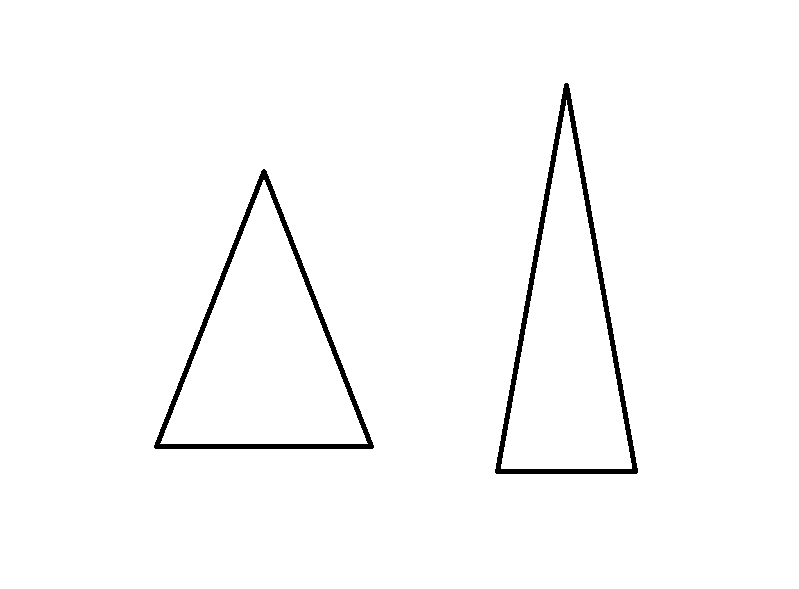
#> input picture random-stuff/image1.png, 799 x 589 px
$ python triangledetect.py
#> lines starting #> are read from the running program, lines starting #| are printed output that depends on the picture; after the words box and inside, x2 and y2 are one past the last pixel; in counts of white or black regions, pixels touching at a corner belong together
import cv2
import numpy as np
import math
from matplotlib import pyplot as plt

# reading image
img = cv2.imread('image1.png')
#> img is the input picture: shape (589, 799, 3); min 0, max 255, mean 250.3


# converting image into grayscale image
gray = cv2.cvtColor(img, cv2.COLOR_BGR2GRAY)

# setting threshold of gray image
_, threshold = cv2.threshold(gray, 127, 255, cv2.THRESH_BINARY)
#> threshold: shape (589, 799); 98.2% white; 2 black regions

# using a findContours() function
contours, _ = cv2.findContours(
    threshold, cv2.RETR_TREE, cv2.CHAIN_APPROX_SIMPLE)
#> contours = 5 contours; box (x1, y1, x2, y2) and area: (0, 0, 799, 589) 469224, (153, 168, 375, 450) 31985, (494, 82, 639, 475) 29429, (160, 180, 368, 444) 27202, (501, 100, 632, 469) 23930

i = 0

# list for storing names of shapes
for contour in contours:


    # here we are ignoring first counter because
    # findcontour function detects whole image as shape
    if i == 0:
        i = 1
        continue

    # cv2.approxPloyDP() function to approximate the shape
    approx = cv2.approxPolyDP(
        contour, 0.01 * cv2.arcLength(contour, True), True)

    # using drawContours() function
    cv2.drawContours(img, [contour], 0, (0, 0, 255), 5)

    maxIndex = 0
    max = 0
    print(approx)
    for index in range(len(approx)):
        line1 = math.hypot(approx[index][0][0] - approx[index-1][0][0], approx[index][0][1] - approx[index-1][0][1])
        line2 = math.hypot(approx[index][0][0] - approx[index-2][0][0], approx[index][0][1] - approx[index-2][0][1])
        if line1 + line2 > max:
            max = line1 + line2
            maxIndex = index
    print(approx[maxIndex])
    # finding center point of shape
    M = cv2.moments(contour)
    if M['m00'] != 0.0:
        x = int(M['m10']/M['m00'])
        y = int(M['m01']/M['m00'])
        cv2.circle(img, (x, y), 5, (0, 255, 0), -1)
#> this loop made 5 passes
#> (approx, x, y) on passes 2 to 5: ([[263, 168], [372, 449], [153, 447]], 263, 353), ([[263, 180], [160, 443], [367, 443]], 263, 355), ([[565, 82], [636, 474], [494, 472]], 566, 338), ([[566, 100], [501, 468], [631, 468]], 566, 346)
#> (contour, i) on pass 1: ([[0, 0], [0, 588], [798, 588], [798, 0]], 1)
#> (printed output is left out)
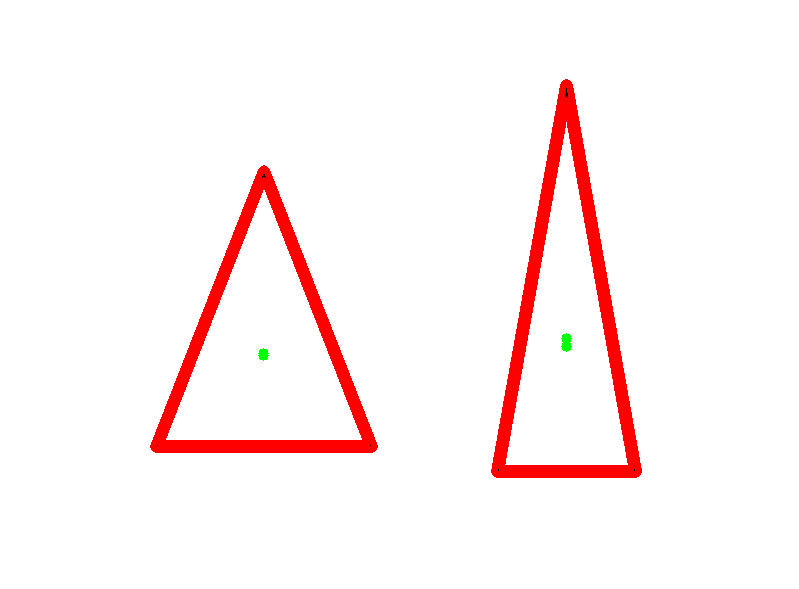
#> img: shape (589, 799, 3); 4.67% of pixels changed, all inside (x1, y1, x2, y2) = (150, 79, 642, 478)
#> after the loop, i = 1
# displaying the image after drawing contours
cv2.imshow('shapes', img)

cv2.waitKey(0)
cv2.destroyAllWindows()
